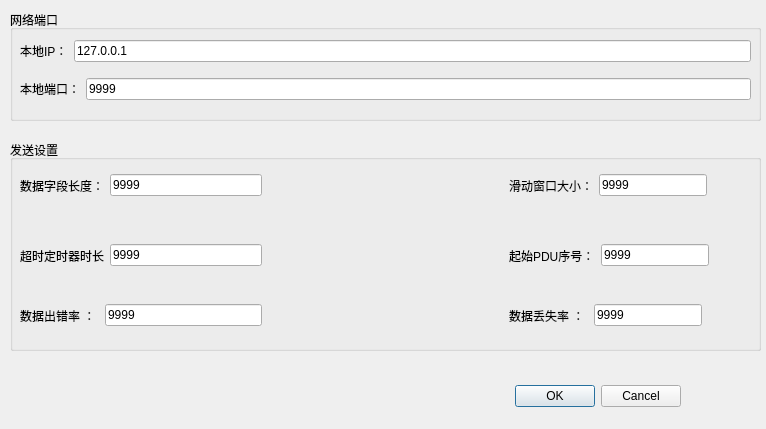
<?xml version="1.0" encoding="UTF-8"?>
<ui version="4.0">
 <class>preferenceDialog</class>
 <widget class="QDialog" name="preferenceDialog">
  <property name="geometry">
   <rect>
    <x>0</x>
    <y>0</y>
    <width>766</width>
    <height>429</height>
   </rect>
  </property>
  <property name="windowTitle">
   <string>Dialog</string>
  </property>
  <widget class="QDialogButtonBox" name="buttonBox">
   <property name="geometry">
    <rect>
     <x>340</x>
     <y>380</y>
     <width>341</width>
     <height>32</height>
    </rect>
   </property>
   <property name="orientation">
    <enum>Qt::Horizontal</enum>
   </property>
   <property name="standardButtons">
    <set>QDialogButtonBox::Cancel|QDialogButtonBox::Ok</set>
   </property>
  </widget>
  <widget class="QGroupBox" name="groupBox">
   <property name="geometry">
    <rect>
     <x>10</x>
     <y>10</y>
     <width>751</width>
     <height>111</height>
    </rect>
   </property>
   <property name="title">
    <string>网络端口</string>
   </property>
   <widget class="QWidget" name="layoutWidget">
    <property name="geometry">
     <rect>
      <x>10</x>
      <y>20</y>
      <width>731</width>
      <height>81</height>
     </rect>
    </property>
    <layout class="QVBoxLayout" name="verticalLayout">
     <item>
      <layout class="QHBoxLayout" name="horizontalLayout">
       <item>
        <widget class="QLabel" name="labelIP">
         <property name="text">
          <string>本地IP：</string>
         </property>
        </widget>
       </item>
       <item>
        <widget class="QLineEdit" name="lineEditIP">
         <property name="text">
          <string>127.0.0.1</string>
         </property>
        </widget>
       </item>
      </layout>
     </item>
     <item>
      <layout class="QHBoxLayout" name="horizontalLayout_2">
       <item>
        <widget class="QLabel" name="labelPort">
         <property name="text">
          <string>本地端口：</string>
         </property>
        </widget>
       </item>
       <item>
        <widget class="QLineEdit" name="lineEditPort">
         <property name="text">
          <string>9999</string>
         </property>
        </widget>
       </item>
      </layout>
     </item>
    </layout>
   </widget>
  </widget>
  <widget class="QGroupBox" name="groupBox_2">
   <property name="geometry">
    <rect>
     <x>10</x>
     <y>140</y>
     <width>751</width>
     <height>211</height>
    </rect>
   </property>
   <property name="title">
    <string>发送设置</string>
   </property>
   <widget class="QWidget" name="horizontalLayoutWidget">
    <property name="geometry">
     <rect>
      <x>10</x>
      <y>20</y>
      <width>731</width>
      <height>51</height>
     </rect>
    </property>
    <layout class="QHBoxLayout" name="horizontalLayout_5">
     <item>
      <layout class="QHBoxLayout" name="horizontalLayout_3">
       <property name="sizeConstraint">
        <enum>QLayout::SetFixedSize</enum>
       </property>
       <item>
        <widget class="QLabel" name="labelDataSize">
         <property name="text">
          <string>数据字段长度：</string>
         </property>
        </widget>
       </item>
       <item>
        <widget class="QLineEdit" name="lineEditDataSize">
         <property name="text">
          <string>9999</string>
         </property>
        </widget>
       </item>
      </layout>
     </item>
     <item>
      <spacer name="horizontalSpacer">
       <property name="orientation">
        <enum>Qt::Horizontal</enum>
       </property>
       <property name="sizeHint" stdset="0">
        <size>
         <width>40</width>
         <height>20</height>
        </size>
       </property>
      </spacer>
     </item>
     <item>
      <layout class="QHBoxLayout" name="horizontalLayout_4">
       <property name="sizeConstraint">
        <enum>QLayout::SetFixedSize</enum>
       </property>
       <item>
        <widget class="QLabel" name="labelswSize">
         <property name="text">
          <string>滑动窗口大小：</string>
         </property>
        </widget>
       </item>
       <item>
        <widget class="QLineEdit" name="lineEditswSize">
         <property name="text">
          <string>9999</string>
         </property>
        </widget>
       </item>
       <item>
        <spacer name="horizontalSpacer_2">
         <property name="orientation">
          <enum>Qt::Horizontal</enum>
         </property>
         <property name="sizeHint" stdset="0">
          <size>
           <width>40</width>
           <height>20</height>
          </size>
         </property>
        </spacer>
       </item>
      </layout>
     </item>
    </layout>
   </widget>
   <widget class="QWidget" name="horizontalLayoutWidget_2">
    <property name="geometry">
     <rect>
      <x>10</x>
      <y>90</y>
      <width>731</width>
      <height>51</height>
     </rect>
    </property>
    <layout class="QHBoxLayout" name="horizontalLayout_6">
     <item>
      <layout class="QHBoxLayout" name="horizontalLayout_7">
       <property name="sizeConstraint">
        <enum>QLayout::SetFixedSize</enum>
       </property>
       <item>
        <widget class="QLabel" name="labelDataSize_2">
         <property name="text">
          <string>超时定时器时长</string>
         </property>
        </widget>
       </item>
       <item>
        <widget class="QLineEdit" name="lineEditTimeOut">
         <property name="text">
          <string>9999</string>
         </property>
        </widget>
       </item>
      </layout>
     </item>
     <item>
      <spacer name="horizontalSpacer_3">
       <property name="orientation">
        <enum>Qt::Horizontal</enum>
       </property>
       <property name="sizeHint" stdset="0">
        <size>
         <width>40</width>
         <height>20</height>
        </size>
       </property>
      </spacer>
     </item>
     <item>
      <layout class="QHBoxLayout" name="horizontalLayout_8">
       <property name="sizeConstraint">
        <enum>QLayout::SetFixedSize</enum>
       </property>
       <item>
        <widget class="QLabel" name="labelswSize_2">
         <property name="text">
          <string>起始PDU序号：</string>
         </property>
        </widget>
       </item>
       <item>
        <widget class="QLineEdit" name="lineEditInitSeqNo">
         <property name="text">
          <string>9999</string>
         </property>
        </widget>
       </item>
       <item>
        <spacer name="horizontalSpacer_4">
         <property name="orientation">
          <enum>Qt::Horizontal</enum>
         </property>
         <property name="sizeHint" stdset="0">
          <size>
           <width>40</width>
           <height>20</height>
          </size>
         </property>
        </spacer>
       </item>
      </layout>
     </item>
    </layout>
   </widget>
   <widget class="QWidget" name="horizontalLayoutWidget_3">
    <property name="geometry">
     <rect>
      <x>10</x>
      <y>150</y>
      <width>731</width>
      <height>51</height>
     </rect>
    </property>
    <layout class="QHBoxLayout" name="horizontalLayout_9">
     <item>
      <layout class="QHBoxLayout" name="horizontalLayout_10">
       <property name="sizeConstraint">
        <enum>QLayout::SetFixedSize</enum>
       </property>
       <item>
        <widget class="QLabel" name="labelDataSize_3">
         <property name="text">
          <string>数据出错率 ： </string>
         </property>
        </widget>
       </item>
       <item>
        <widget class="QLineEdit" name="lineEditErRate">
         <property name="text">
          <string>9999</string>
         </property>
        </widget>
       </item>
      </layout>
     </item>
     <item>
      <spacer name="horizontalSpacer_5">
       <property name="orientation">
        <enum>Qt::Horizontal</enum>
       </property>
       <property name="sizeHint" stdset="0">
        <size>
         <width>40</width>
         <height>20</height>
        </size>
       </property>
      </spacer>
     </item>
     <item>
      <layout class="QHBoxLayout" name="horizontalLayout_11">
       <property name="sizeConstraint">
        <enum>QLayout::SetFixedSize</enum>
       </property>
       <item>
        <widget class="QLabel" name="labelswSize_3">
         <property name="text">
          <string>数据丢失率 ： </string>
         </property>
        </widget>
       </item>
       <item>
        <widget class="QLineEdit" name="lineEditLostRate">
         <property name="text">
          <string>9999</string>
         </property>
        </widget>
       </item>
       <item>
        <spacer name="horizontalSpacer_6">
         <property name="orientation">
          <enum>Qt::Horizontal</enum>
         </property>
         <property name="sizeHint" stdset="0">
          <size>
           <width>40</width>
           <height>20</height>
          </size>
         </property>
        </spacer>
       </item>
      </layout>
     </item>
    </layout>
   </widget>
  </widget>
 </widget>
 <resources/>
 <connections>
  <connection>
   <sender>buttonBox</sender>
   <signal>accepted()</signal>
   <receiver>preferenceDialog</receiver>
   <slot>accept()</slot>
   <hints>
    <hint type="sourcelabel">
     <x>248</x>
     <y>254</y>
    </hint>
    <hint type="destinationlabel">
     <x>157</x>
     <y>274</y>
    </hint>
   </hints>
  </connection>
  <connection>
   <sender>buttonBox</sender>
   <signal>rejected()</signal>
   <receiver>preferenceDialog</receiver>
   <slot>reject()</slot>
   <hints>
    <hint type="sourcelabel">
     <x>316</x>
     <y>260</y>
    </hint>
    <hint type="destinationlabel">
     <x>286</x>
     <y>274</y>
    </hint>
   </hints>
  </connection>
 </connections>
</ui>
